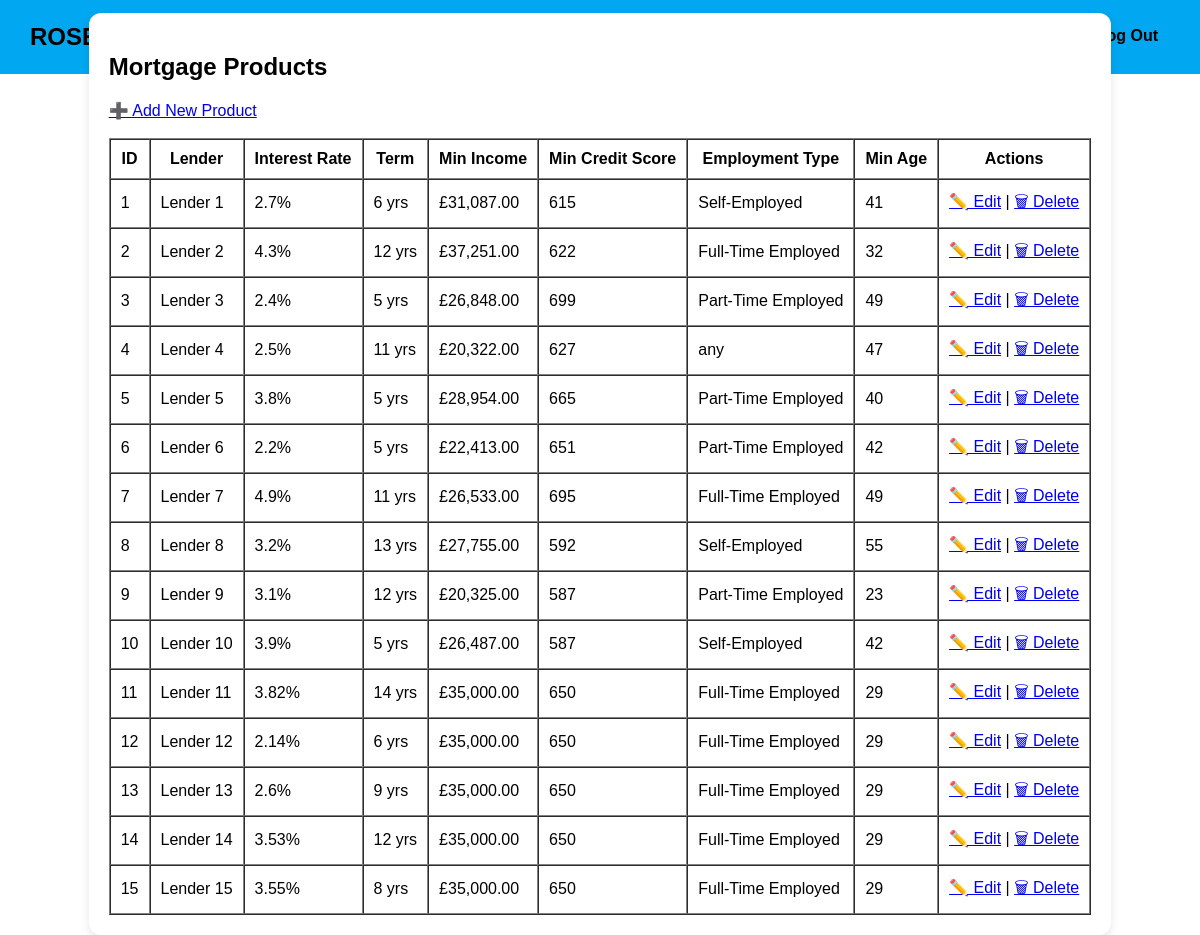
The app's page /product_list.php (signed in) with its own data.
### tables this page shows
CREATE TABLE "Product" (
	"ProductId"	INTEGER,
	"Lender"	TEXT,
	"InterestRate"	REAL,
	"MortgageTerm"	INTEGER,
	"MinIncome"	INTEGER,
	"MinCreditScore"	INTEGER,
	"EmploymentType"	TEXT,
	"MinAge"	INTEGER,
	PRIMARY KEY("ProductId" AUTOINCREMENT)
);

### product_list.php (the view, shortened to what this page needs)
<?php
require 'db.php';
$products = $conn->query("SELECT * FROM Product")->fetchAll(PDO::FETCH_ASSOC);
?>
<!DOCTYPE html>
<html>
<head>
    <link rel="stylesheet" href="css/global.css" />
</head>
<body>
<header class="navbar">
    <a href="/broker-dashboard.php" class="navbar__title-link"><h1 class="navbar__title">ROSE BROKERS</h1></a>
        <div class="navbar__buttons">
            <a href="broker-dashboard.php"><button class="btn btn--register">Dashboard</button></a>
            <a href="broker-setting.php"><button class="btn btn--register">Profile</button></a>
            <a href="logout.php"><button class="btn btn--login">Log Out</button></a>
        </div>
</header>
<div class="container mt-4">
    <div class="table-container">
        <h2>Mortgage Products</h2>
        <a href="add_product.php">➕ Add New Product</a><br><br>
        <table border="1" cellpadding="10" cellspacing="0">
            <tr>
                <th>ID</th>
                <th>Lender</th>
                <th>Interest Rate</th>
                <th>Term</th>
                <th>Min Income</th>
                <th>Min Credit Score</th>
                <th>Employment Type</th>
                <th>Min Age</th>
                <th>Actions</th>
            </tr>
            <?php foreach ($products as $p): ?>
            <tr>
                <td><?= $p['ProductId'] ?></td>
                <td><?= htmlspecialchars($p['Lender']) ?></td>
                <td><?= $p['InterestRate'] * 100 ?>%</td>
                <td><?= $p['MortgageTerm'] ?> yrs</td>
                <td>£<?= number_format($p['MinIncome'], 2) ?></td>
                <td><?= $p['MinCreditScore'] ?></td>
                <td><?= $p['EmploymentType'] ?></td>
                <td><?= $p['MinAge'] ?></td>
                <td>
                    <a href="edit_product.php?id=<?= $p['ProductId'] ?>">✏️ Edit</a> |
                    <a href="delete_product.php?id=<?= $p['ProductId'] ?>" onclick="return confirm('Are you sure?')">🗑 Delete</a>
                </td>
            </tr>
            <?php endforeach; ?>
        </table>
    </div>
</div>
</body>
</html>

### css/global.css (style rules this page uses)
body { font-family: Arial, sans-serif; margin: 0; padding: 0; background-color: white; }
.navbar { background-color: #01A7F0; color: black; display: flex; justify-content: space-between; align-items: center; padding: 15px 30px; }
.navbar__title { margin: 0; font-size: 24px; font-weight: bold; text-decoration: none; }
.navbar__title-link { text-decoration: none; color: inherit; }
.navbar__buttons { display: flex; gap: 10px; }
.container { display: flex; height: 100vh; justify-content: center; align-items: center; }
.btn { padding: 12px; border: none; border-radius: 8px; font-size: 16px; cursor: pointer; width: 100%; }
.btn--login { background-color: #01A7F0; color: black; font-weight: bold; border-color: black; border-width: 5px; }
.btn--register { background-color: #302c2c; color: #01A7F0; border: 1px solid #302c2c; }
.table-container { background: white; padding: 20px; border-radius: 12px; box-shadow: 0px 4px 10px rgba(0, 0, 0, 0.1); }

### records on screen
product: ProductId "1", Lender "Lender 1", $p['InterestRate']*100 "2.7", MortgageTerm "6", MinIncome "31,087.00", MinCreditScore "615", EmploymentType "Self-Employed", MinAge "41"
product: ProductId "2", Lender "Lender 2", $p['InterestRate']*100 "4.3", MortgageTerm "12", MinIncome "37,251.00", MinCreditScore "622", EmploymentType "Full-Time Employed", MinAge "32"
product: ProductId "3", Lender "Lender 3", $p['InterestRate']*100 "2.4", MortgageTerm "5", MinIncome "26,848.00", MinCreditScore "699", EmploymentType "Part-Time Employed", MinAge "49"
product: ProductId "4", Lender "Lender 4", $p['InterestRate']*100 "2.5", MortgageTerm "11", MinIncome "20,322.00", MinCreditScore "627", EmploymentType "any", MinAge "47"
product: ProductId "5", Lender "Lender 5", $p['InterestRate']*100 "3.8", MortgageTerm "5", MinIncome "28,954.00", MinCreditScore "665", EmploymentType "Part-Time Employed", MinAge "40"
product: ProductId "6", Lender "Lender 6", $p['InterestRate']*100 "2.2", MortgageTerm "5", MinIncome "22,413.00", MinCreditScore "651", EmploymentType "Part-Time Employed", MinAge "42"
product: ProductId "7", Lender "Lender 7", $p['InterestRate']*100 "4.9", MortgageTerm "11", MinIncome "26,533.00", MinCreditScore "695", EmploymentType "Full-Time Employed", MinAge "49"
product: ProductId "8", Lender "Lender 8", $p['InterestRate']*100 "3.2", MortgageTerm "13", MinIncome "27,755.00", MinCreditScore "592", EmploymentType "Self-Employed", MinAge "55"
product: ProductId "9", Lender "Lender 9", $p['InterestRate']*100 "3.1", MortgageTerm "12", MinIncome "20,325.00", MinCreditScore "587", EmploymentType "Part-Time Employed", MinAge "23"
product: ProductId "10", Lender "Lender 10", $p['InterestRate']*100 "3.9", MortgageTerm "5", MinIncome "26,487.00", MinCreditScore "587", EmploymentType "Self-Employed", MinAge "42"
product: ProductId "11", Lender "Lender 11", $p['InterestRate']*100 "3.82", MortgageTerm "14", MinIncome "35,000.00", MinCreditScore "650", EmploymentType "Full-Time Employed", MinAge "29"
product: ProductId "12", Lender "Lender 12", $p['InterestRate']*100 "2.14", MortgageTerm "6", MinIncome "35,000.00", MinCreditScore "650", EmploymentType "Full-Time Employed", MinAge "29"
product: ProductId "13", Lender "Lender 13", $p['InterestRate']*100 "2.6", MortgageTerm "9", MinIncome "35,000.00", MinCreditScore "650", EmploymentType "Full-Time Employed", MinAge "29"
product: ProductId "14", Lender "Lender 14", $p['InterestRate']*100 "3.53", MortgageTerm "12", MinIncome "35,000.00", MinCreditScore "650", EmploymentType "Full-Time Employed", MinAge "29"
product: ProductId "15", Lender "Lender 15", $p['InterestRate']*100 "3.55", MortgageTerm "8", MinIncome "35,000.00", MinCreditScore "650", EmploymentType "Full-Time Employed", MinAge "29"
